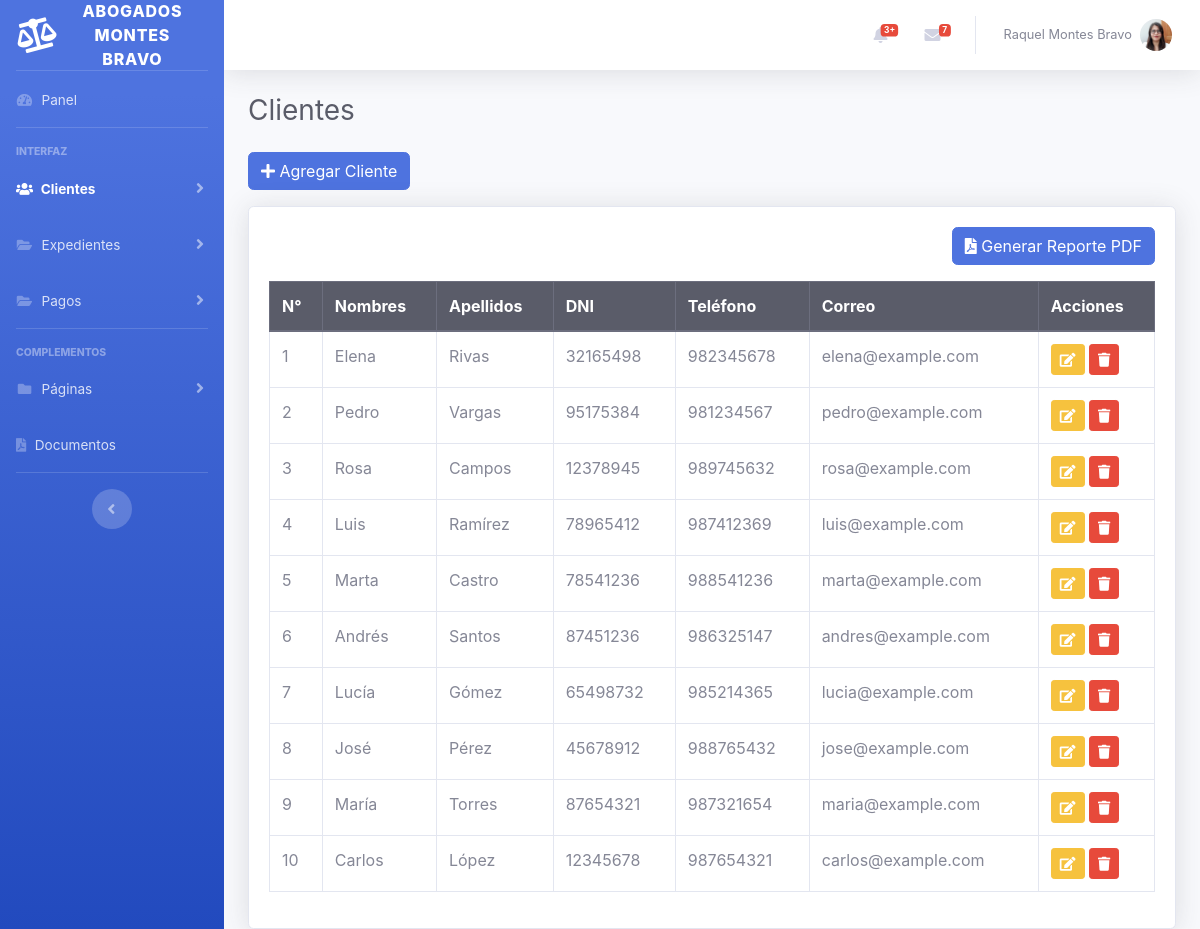
The app's page /cliente.php with its own data.
### tables this page shows
CREATE TABLE `cliente` (
  `id_cliente` int(11) NOT NULL,
  `nombres` varchar(100) NOT NULL,
  `apellidos` varchar(100) NOT NULL,
  `dni` varchar(15) DEFAULT NULL,
  `direccion` varchar(255) DEFAULT NULL,
  `telefono` varchar(20) DEFAULT NULL,
  `correo` varchar(150) DEFAULT NULL,
  `fecha_registro` datetime DEFAULT current_timestamp()
);

### cliente.php (the view)
<?php include("db.php");
$activePage = 'clientes';
 include("includes/header.php");
 include("includes/sidebar.php");
  ?>
 <div id="content-wrapper" class="d-flex flex-column">
    <div id="content">
        <?php
        include("includes/topbar.php");
        ?>
    <div class="container-fluid">
    <h1 class="h3 mb-4 text-gray-800">Clientes</h1>
    <a href="cliente_agregar.php" class="btn btn-primary mb-3">
        <i class="fas fa-plus"></i> Agregar Cliente
    </a>
    <div class="card shadow">
        <div class="card-body">
            <div class="d-flex justify-content-end mb-3">
    <a href="reporte_clientes.php" target="_blank" class="btn btn-primary">
        <i class="fas fa-file-pdf"></i> Generar Reporte PDF
    </a>
</div>
            <table class="table table-bordered table-hover">
                <thead class="thead-dark">
                    <tr>
                        <th>N°</th>
                        <th>Nombres</th>
                        <th>Apellidos</th>
                        <th>DNI</th>
                        <th>Teléfono</th>
                        <th>Correo</th>
                        <th>Acciones</th>
                    </tr>
                </thead>
                <tbody>
               <?php
    $sql = $conexion->query("SELECT * FROM cliente ORDER BY id_cliente DESC");
    $contador = 1;
    while ($fila = $sql->fetch_assoc()):
?>
    <tr>
        <td><?= $contador ?></td>
        <td><?= $fila['nombres'] ?></td>
        <td><?= $fila['apellidos'] ?></td>
        <td><?= $fila['dni'] ?></td>
        <td><?= $fila['telefono'] ?></td>
        <td><?= $fila['correo'] ?></td>
        <td>
            <a href="cliente_editar.php?id=<?= $fila['id_cliente'] ?>" class="btn btn-warning btn-sm">
                <i class="fas fa-edit"></i>
            </a>
            <a href="cliente_eliminar.php?id=<?= $fila['id_cliente'] ?>"
               onclick="return confirm('¿Seguro deseas eliminar?')"
               class="btn btn-danger btn-sm">
                <i class="fas fa-trash"></i>
            </a>
        </td>
    </tr>
<?php
    $contador++;
    endwhile;
?>
                </tbody>
            </table>
        </div>
    </div>
	</div>
    </div>
</div>
<?php include("includes/footer.php"); ?>

### includes/header.php (shortened to what this page needs)
<!DOCTYPE html>
<html lang="es">
<head>
    <link href="vendor/fontawesome-free/css/all.min.css" rel="stylesheet" type="text/css">
    <link href="css/sb-admin-2.min.css" rel="stylesheet">
</head>
<body id="page-top">
    <div id="wrapper">

### includes/sidebar.php (shortened to what this page needs)
<ul class="navbar-nav bg-gradient-primary sidebar sidebar-dark accordion" id="accordionSidebar">
    <a class="sidebar-brand d-flex align-items-center justify-content-center" href="index.php">
        <div class="sidebar-brand-icon rotate-n-15">
            <i class="fas fa-balance-scale"></i>
        </div>
        <div class="sidebar-brand-text mx-3">Abogados Montes Bravo</div>
    </a>
    <hr class="sidebar-divider my-0">
    <li class="nav-item <?= $activePage == 'dashboard' ? 'active' : '' ?>">
        <a class="nav-link" href="index.php">
            <i class="fas fa-fw fa-tachometer-alt"></i>
            <span>Panel</span>
        </a>
    </li>
    <hr class="sidebar-divider">
    <div class="sidebar-heading">
        Interfaz
    </div>
    <li class="nav-item <?= $activePage == 'clientes' ? 'active' : '' ?>">
        <a class="nav-link collapsed" href="#" data-toggle="collapse" data-target="#collapseClientes"
            aria-expanded="true" aria-controls="collapseClientes">
            <i class="fas fa-fw fa-users"></i>
            <span>Clientes</span>
        </a>
    </li>
    <li class="nav-item <?= $activePage == 'expediente' ? 'active' : '' ?>">
        <a class="nav-link collapsed" href="#" data-toggle="collapse" data-target="#collapseexpediente"
            aria-expanded="true" aria-controls="collapseexpediente">
            <i class="fas fa-fw fa-folder-open"></i>
            <span>Expedientes</span>
        </a>
    </li>
	<li class="nav-item <?= $activePage == 'pago' ? 'active' : '' ?>">
        <a class="nav-link collapsed" href="#" data-toggle="collapse" data-target="#collapsepago"
            aria-expanded="true" aria-controls="collapsepago">
            <i class="fas fa-fw fa-folder-open"></i>
            <span>Pagos</span>
        </a>
    </li>
    <hr class="sidebar-divider">
    <div class="sidebar-heading">
        Complementos
    </div>
    <li class="nav-item <?= $activePage == 'paginas' ? 'active' : '' ?>">
        <a class="nav-link collapsed" href="#" data-toggle="collapse" data-target="#collapsePages"
            aria-expanded="true" aria-controls="collapsePages">
            <i class="fas fa-fw fa-folder"></i>
            <span>Páginas</span>
        </a>
    </li>
    <li class="nav-item <?= ($activePage == 'documentos') ? 'active' : '' ?>">
    <a class="nav-link" href="documento.php">
        <i class="fas fa-file-pdf"></i>
        <span>Documentos</span>
    </a>
	</li>
    <hr class="sidebar-divider d-none d-md-block">
    <div class="text-center d-none d-md-inline">
        <button class="rounded-circle border-0" id="sidebarToggle"></button>
    </div>
</ul>

### includes/topbar.php (shortened to what this page needs)
       <nav class="navbar navbar-expand navbar-light bg-white topbar mb-4 static-top shadow">
           <ul class="navbar-nav ml-auto">
               <li class="nav-item dropdown no-arrow d-sm-none">
               <li class="nav-item dropdown no-arrow mx-1">
                   <a class="nav-link dropdown-toggle" href="#" id="alertsDropdown" role="button"
                       data-toggle="dropdown" aria-haspopup="true" aria-expanded="false">
                       <span class="badge badge-danger badge-counter">3+</span>
                   </a>
               </li>
               <li class="nav-item dropdown no-arrow mx-1">
                   <a class="nav-link dropdown-toggle" href="#" id="messagesDropdown" role="button"
                       data-toggle="dropdown" aria-haspopup="true" aria-expanded="false">
                       <i class="fas fa-envelope fa-fw"></i>
                       <span class="badge badge-danger badge-counter">7</span>
                   </a>
               </li>
               <li class="nav-item dropdown no-arrow">
                   <a class="nav-link dropdown-toggle" href="#" id="userDropdown" role="button"
                       data-toggle="dropdown" aria-haspopup="true" aria-expanded="false">
                       <span class="mr-2 d-none d-lg-inline text-gray-600 small">Raquel Montes Bravo</span>
                         <img class="img-profile rounded-circle"   src="public/img/Foto1.jpg"  alt="Foto de perfil"
>
                   </a>
               </li>
           </ul>
       </nav>

### includes/footer.php (shortened to what this page needs)
</div>
</body>
</html>

### records on screen
cliente: nombres "Elena", apellidos "Rivas", dni "32165498", telefono "982345678", correo "elena@example.com"
cliente: nombres "Pedro", apellidos "Vargas", dni "95175384", telefono "981234567", correo "pedro@example.com"
cliente: nombres "Rosa", apellidos "Campos", dni "12378945", telefono "989745632", correo "rosa@example.com"
cliente: nombres "Luis", apellidos "Ramírez", dni "78965412", telefono "987412369", correo "luis@example.com"
cliente: nombres "Marta", apellidos "Castro", dni "78541236", telefono "988541236", correo "marta@example.com"
cliente: nombres "Andrés", apellidos "Santos", dni "87451236", telefono "986325147", correo "andres@example.com"
cliente: nombres "Lucía", apellidos "Gómez", dni "65498732", telefono "985214365", correo "lucia@example.com"
cliente: nombres "José", apellidos "Pérez", dni "45678912", telefono "988765432", correo "jose@example.com"
cliente: nombres "María", apellidos "Torres", dni "87654321", telefono "987321654", correo "maria@example.com"
cliente: nombres "Carlos", apellidos "López", dni "12345678", telefono "987654321", correo "carlos@example.com"
